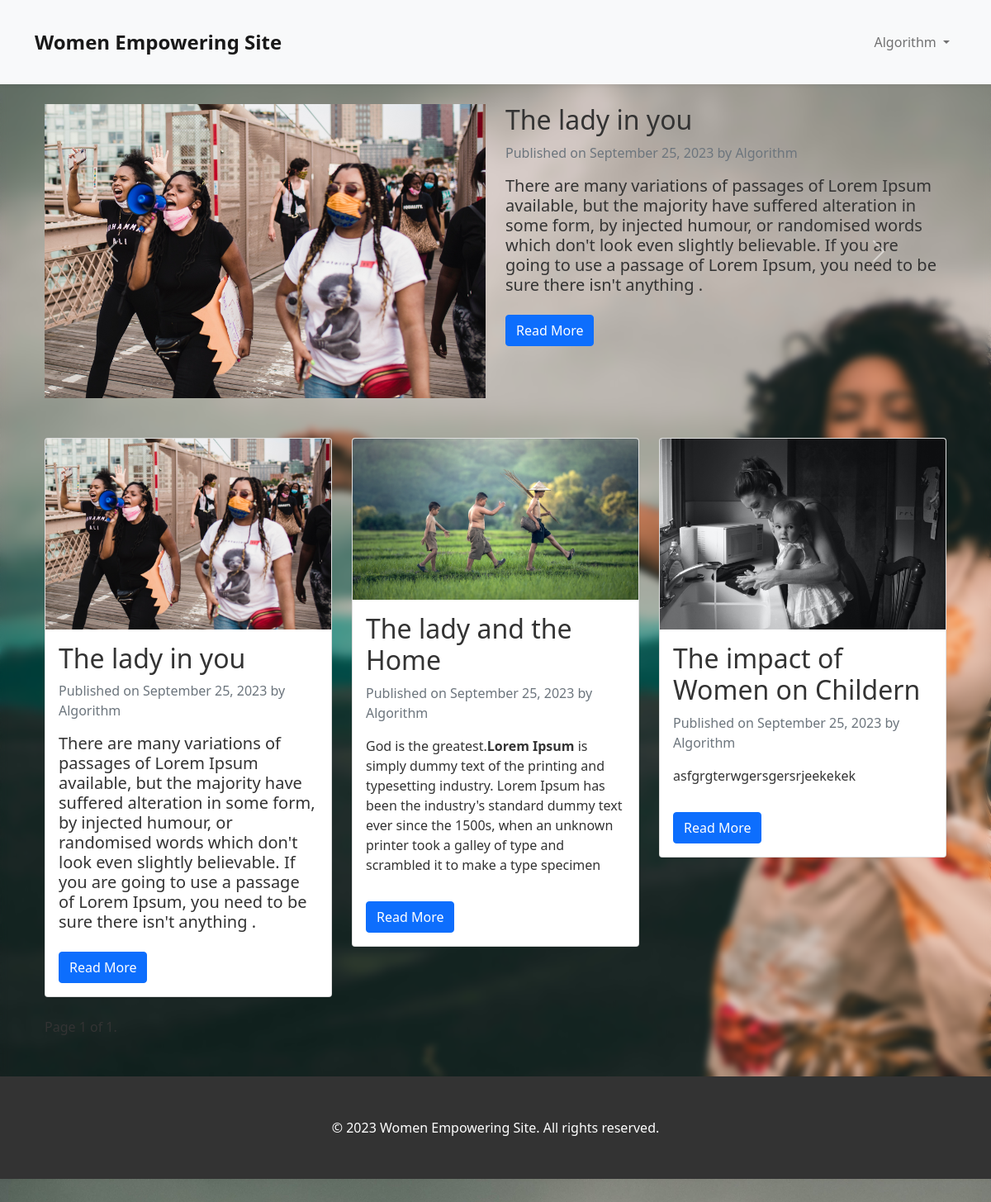
Screenshot of /article/ (signed in) with the database file from the repository.
### accounts/models.py (models this page shows)
class CustomUser(AbstractUser):
    GENDER_CHOICES =(
        ('M','Male'),
        ('F','Female'),
    )
    age= models.PositiveIntegerField(blank=True, null=True,default=0)
    gender = models.CharField(max_length=1, choices=GENDER_CHOICES)
    email = models.EmailField(unique=True)
    def __str__(self):
        return self.username

### article/models.py (models this page shows, shortened)
class Article(models.Model):
    author = models.ForeignKey(get_user_model(), on_delete= models.CASCADE)
    title = models.CharField(max_length=50)
    body = RichTextField()
    image = models.ImageField(upload_to= 'media')
    published_date = models.DateTimeField(default=timezone.now)

### article/views.py (the view)
# urls.py: path('',article_list,name='list'),
@login_required
def article_list(request):
    articles = Article.objects.all()
    articles_per_page = 9
    paginator = Paginator(articles, articles_per_page)
    page_number = request.GET.get('page')
    page = paginator.get_page(page_number)
    return render(request, 'article/list.html', {"page": page})

### templates/article/list.html (shortened to what this page needs)
{% extends 'base.html' %}
{% block content %}
<div class="container">
    <h1 class="text-center mb-5">Latest Articles</h1>
    <div id="articleSlider" class="carousel slide mb-5" data-bs-ride="carousel">
        <div class="carousel-inner">
            {% for article in page|slice:":6" %}
            <div class="carousel-item {% if forloop.first %}active{% endif %}">
                <div class="row">
                    <div class="col-md-6">
                        <img src="{{ article.image.url }}" alt="{{ article.title }}" class="img-fluid">
                    </div>
                    <div class="col-md-6">
                        <div class="article-details">
                            <h2>{{ article.title }}</h2>
                            <p class="text-muted">Published on {{ article.published_date|date:"F d, Y" }} by {{ article.author }}</p>
                            <div class="article-body">{{ article.body|safe }}</div>
                            <a href="{% url 'article:detail' pk=article.pk %}" class="btn btn-primary mt-3">Read More</a>
                        </div>
                    </div>
                </div>
            </div>
            {% endfor %}
        </div>
        <a class="carousel-control-prev" href="#articleSlider" role="button" data-bs-slide="prev">
            <span class="carousel-control-prev-icon" aria-hidden="true"></span>
        </a>
        <a class="carousel-control-next" href="#articleSlider" role="button" data-bs-slide="next">
            <span class="carousel-control-next-icon" aria-hidden="true"></span>
        </a>
    </div>
    <div class="row">
        {% for article in page %}
        <div class="col-md-4">
            <div class="card mb-4">
                <img src="{{ article.image.url }}" alt="{{ article.title }}" class="card-img-top">
                <div class="card-body">
                    <h2 class="card-title">{{ article.title }}</h2>
                    <p class="card-text text-muted">Published on {{ article.published_date|date:"F d, Y" }} by {{ article.author }}</p>
                    <div class="article-body">{{ article.body|safe }}</div>
                    <a href="{% url 'article:detail' pk=article.pk %}" class="btn btn-primary mt-3">Read More</a>
                </div>
            </div>
        </div>
        {% endfor %}
    </div>
    <div class="pagination">
        <span class="step-links">
            <span class="current-page">
                Page {{ page.number }} of {{ page.paginator.num_pages }}.
            </span>
        </span>
    </div>
</div>
{% endblock %}

### templates/base.html (shortened to what this page needs)
{% load static %}
<!DOCTYPE html>
<html>
<head>
    <link rel="stylesheet" href="{% static 'css/style.css' %}">
    <link rel="stylesheet" href="https://cdn.jsdelivr.net/npm/bootstrap@5.1.3/dist/css/bootstrap.min.css">
</head>
<body style="background-image:url('{% static 'images/woman1.jpg' %}'); background-size:cover;  backdrop-filter: blur(4px);">
    <header>
        <nav class="navbar navbar-expand-lg navbar-light bg-light">
            <div class="container">
                {% if 'job/detail' in request.path or 'job/search_results' in request.path or 'job/create_jobs' in request.path or 'job/pending' in request.path %}
                <a class="navbar-brand" href="{% url 'list_job' %}">Job Site</a>
                {% elif 'prof/detail' in request.path or 'prof/create_prof' in request.path %}
                <a class="navbar-brand" href="{% url 'list_profs' %}">Professional Cards</a>
                {% elif 'blog/detail/' in request.path or 'blog/results' in request.path %}
                <a class="navbar-brand" href="{% url 'list' %}">Documents</a>
                {% elif 'article/edit' in request.path or 'article/detail' in request.path %}
                <a class="navbar-brand" href="{% url 'article:list' %}">Articles</a>
                {% else %}
                <a class="navbar-brand" href="{% url 'home' %}">Women Empowering Site</a>
                {% endif %}
                <div class="collapse navbar-collapse" id="navbarNav">
                    <ul class="navbar-nav ms-auto">
                        {% if user.is_authenticated %}
                            <li class="nav-item dropdown">
                                <a class="nav-link dropdown-toggle" href="#" id="navbarDropdown" role="button" data-bs-toggle="dropdown" aria-expanded="false">
                                 {{ user.username }}
                                </a>
                            </li>
                        {% endif %}
                    </ul>
                </div>
            </div>
        </nav>
    </header>
    <main>
        <div class="container">
            <div style="margin-top:-10vh;">
                {% block content %}{% endblock %}
            </div>
        </div>
    </main>
    <footer>
        <div class="container">
            <p>&copy; 2023 Women Empowering Site. All rights reserved.</p>
        </div>
    </footer>
</body>
</html>

### static/css/style.css (style rules this page uses)
body { font-family: Arial, sans-serif; margin: 0; padding: 0; background-color: #f2f2f2; }
.container { max-width: 1200px; margin: 0 auto; padding: 20px; }

### templates/base.html (style rules this page uses)
body { padding-top: 60px; font-family: 'Segoe UI', sans-serif; color: #333; min-height: 100vh; display: flex; flex-direction: column; }
header { background-color: #fff; box-shadow: 0 2px 4px rgba(0, 0, 0, 0.05); position: fixed; top: 0; left: 0; right: 0; z-index: 999; }
.navbar-brand { font-weight: bold; font-size: 1.5rem; }
main { flex-grow: 1; margin-top: 80px; margin-bottom: 8px; }
footer { background-color: #333; color: #fff; padding: 30px 0; text-align: center; }
footer p { margin: 0; }

### rows the page displays
CustomUser: username "Algorithm"
Article: image (picture), title "The lady in you", published_date "September 25, 2023", author "Algorithm", body "There are many variations of passages of Lorem Ipsum available, but the majority have suffered alteration in some form, by injected humour, or randomised words which don't look even slightly believable. If you are going to use a passage of Lorem Ipsum, you need to be sure there isn't anything ."
Article: image (picture), title "The lady and the Home", published_date "September 25, 2023", author "Algorithm", body "God is the greatest. Lorem Ipsum is simply dummy text of the printing and typesetting industry. Lorem Ipsum has been the industry's standard dummy text ever since the 1500s, when an unknown printer took a galley of type and scrambled it to make a type specimen"
Article: image (picture), title "The impact of Women on Childern", published_date "September 25, 2023", author "Algorithm", body "asfgrgterwgersgersrjeekekek"

### other values shown
{{ page.number }} "1"
